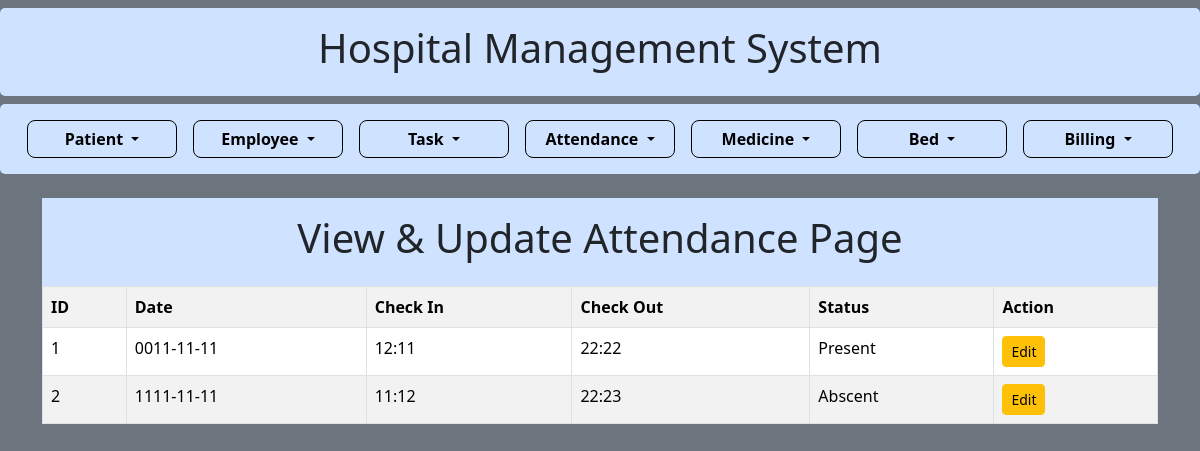
The page /view_update_attendance on the database its author committed.
### models/models_attendance.py (models this page shows)
class Attendance(db.Model):
    id = db.Column(db.Integer, primary_key=True)
    date = db.Column(db.String(20))
    check_in_time = db.Column(db.String(20))
    check_out_time = db.Column(db.String(20))
    status = db.Column(db.String(50))

### routes/routes_attendance.py (the view)
@attendance_bp.route('/view_update_attendance')
def view_update_attendance():
    return render_template("view_update_attendance.html", attendances=Attendance.query.all())

### templates/view_update_attendance.html
{% extends "base.html" %}
{% block content %}
<div class="container-fluid mt-2 p-3 bg-primary-subtle text-dark">
    <h1 class="text-center">View & Update Attendance Page</h1>
</div>
<table class="table table-bordered table-striped">
    <tr>
        <th>ID</th>
        <th>Date</th>
        <th>Check In</th>
        <th>Check Out</th>
        <th>Status</th>
        <th>Action</th>
    </tr>
    {% for attendance in attendances %}
    <tr>
        <td>{{ attendance.id }}</td>
        <td>{{ attendance.date }}</td>
        <td>{{ attendance.check_in_time }}</td>
        <td>{{ attendance.check_out_time }}</td>
        <td>{{ attendance.status }}</td>
        <td>
            <a href="{{ url_for('attendance.edit_attendance', id=attendance.id) }}" class="btn btn-warning btn-sm">Edit</a>
        </td>
    </tr>
    {% endfor %}
</table>
{% endblock %}

### templates/base.html (style rules this page uses)
body { background-color: #6c757d; }

### rows shown on the page
Attendance: id "1", date "0011-11-11", check_in_time "12:11", check_out_time "22:22", status "Present"
Attendance: id "2", date "1111-11-11", check_in_time "11:12", check_out_time "22:23", status "Abscent"
